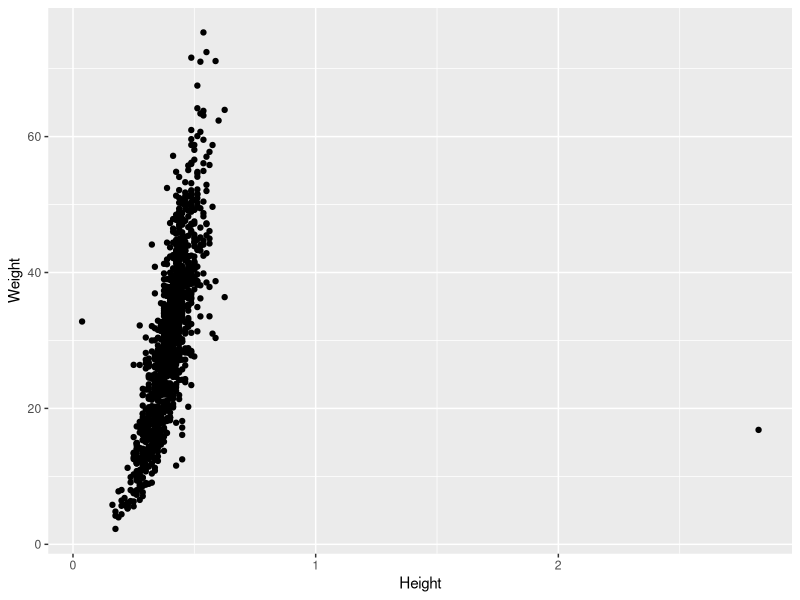
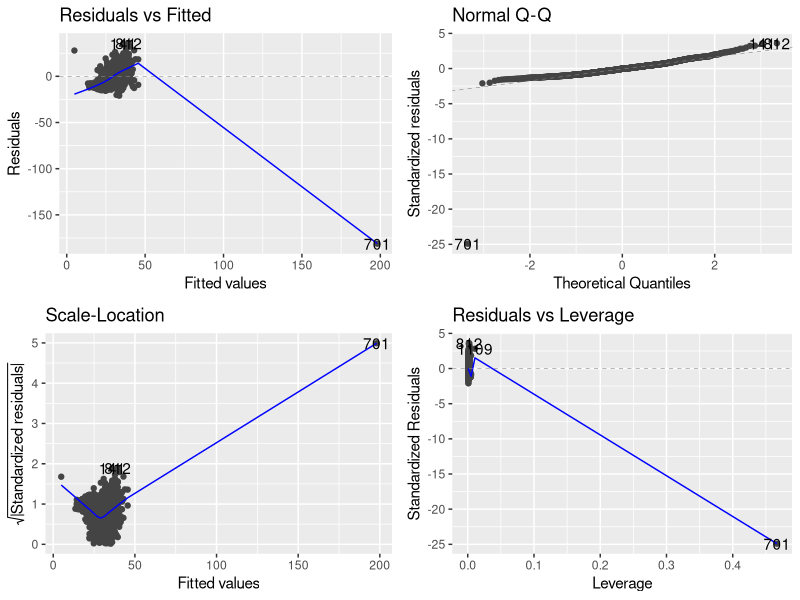
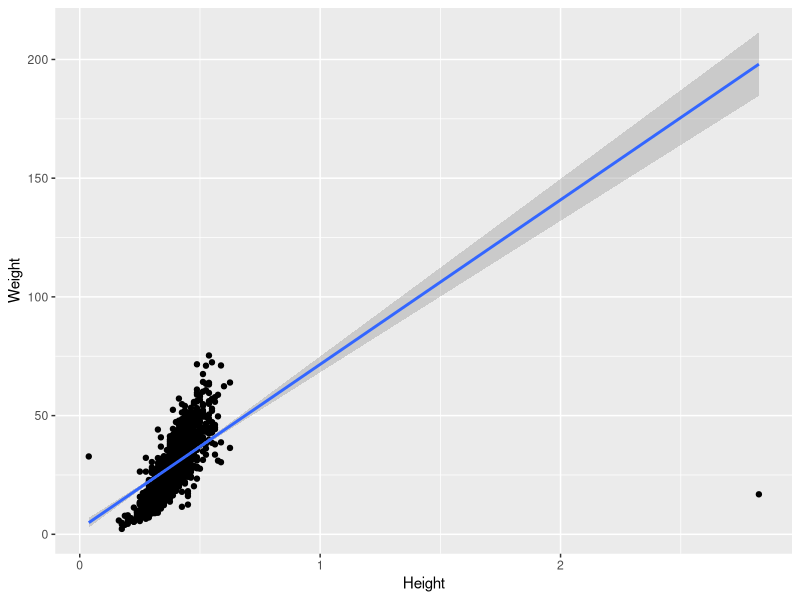

These charts were generated, in order, by the following R code:
## ---- chunk 1
rm(list = ls())
library(tidyverse)
library(here)
library(ggfortify)
## ---- chunk 2
crabs <- read.csv(here("data", "CrabAgePrediction (1).csv"))
glimpse(crabs)
## ---- chunk 3
crabs$Sex <- as.factor(crabs$Sex)
## ---- chunk 4
    f_crabs <- crabs |>
      filter(Sex == "F")

    glimpse(f_crabs)
## ---- chunk 5
    ggplot(f_crabs, aes(x = Height, y = Weight))+
      geom_point()
        
## ---- chunk 6
    f_crabs_model <- lm(Weight ~ Height, data = f_crabs)

    autoplot(f_crabs_model, smooth.color = NA)
## ---- chunk 7
anova(f_crabs_model)
summary(f_crabs_model)
## ---- chunk 8
ggplot(f_crabs, aes(x = Height, y = Weight))+
  geom_point()+
  geom_smooth(method = 'lm')
